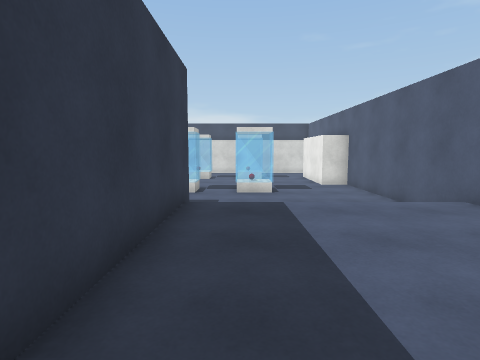
view 1 (above)

17 first-person views from a walk through a 3-D level made in the Unity game engine. The camera is 1.3 m above the floor, tilts 6° down and sees 80° across. The floor is counted in squares, 1 m on a side. Each view is taken from the middle of a square. On the plan, view 1 faces up. The plan holds only what a view shows up to about 13 squares ahead; the rest is blank. The player is left out. Surface patterns are stand-ins for the level's own textures.

view 2
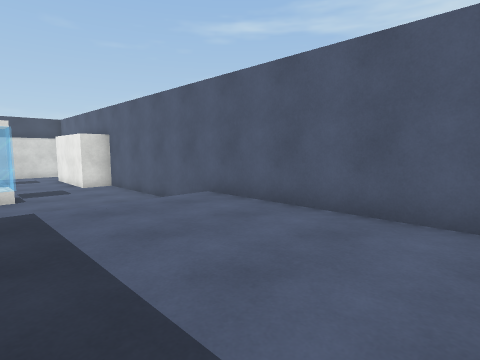

view 3
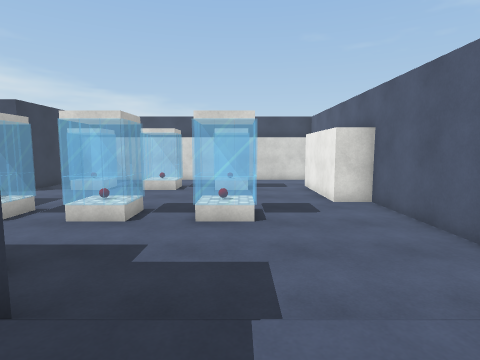

view 4
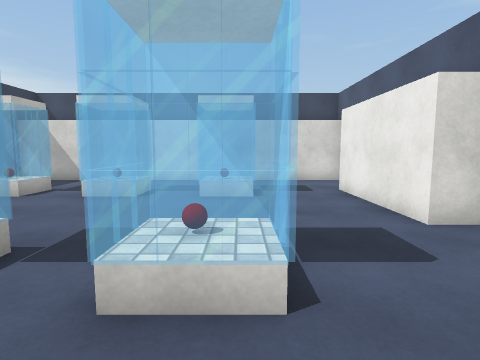

view 5
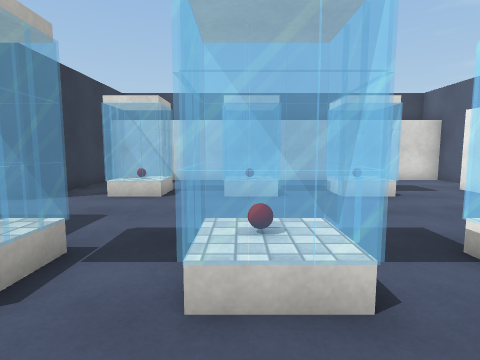

view 6
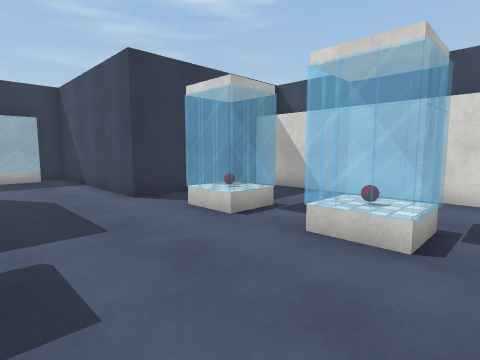

view 7
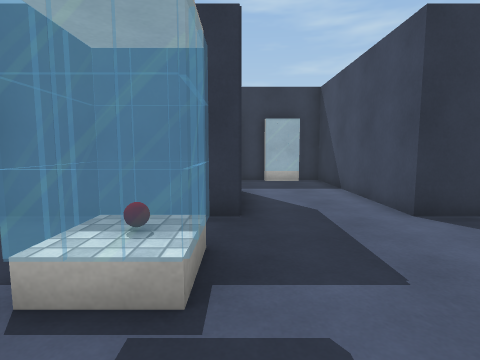

view 8
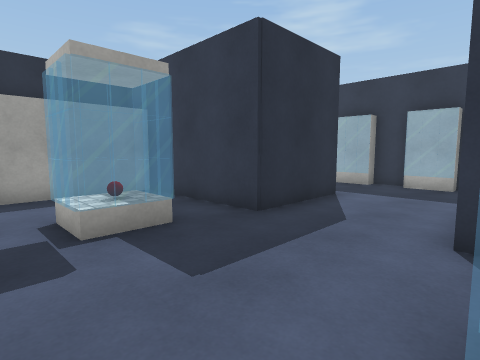

view 9
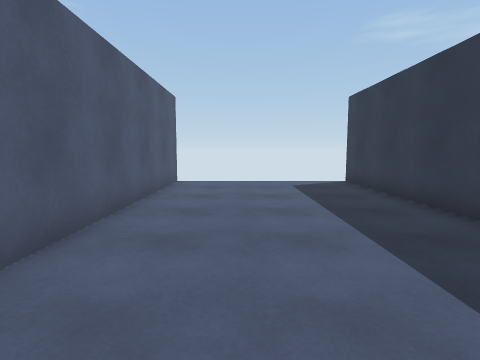

view 10
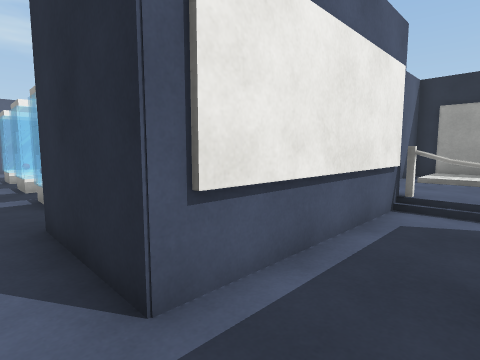

view 11
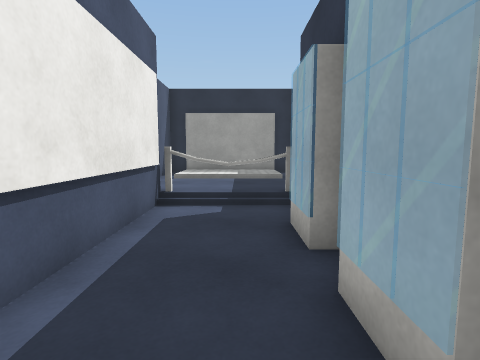

view 12
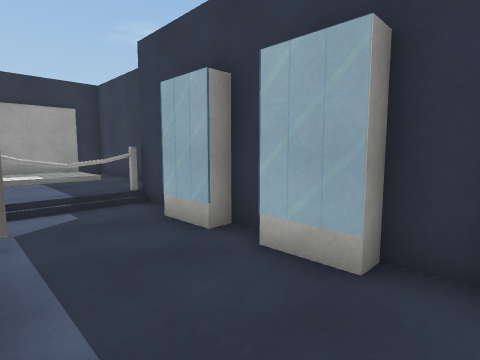

view 13
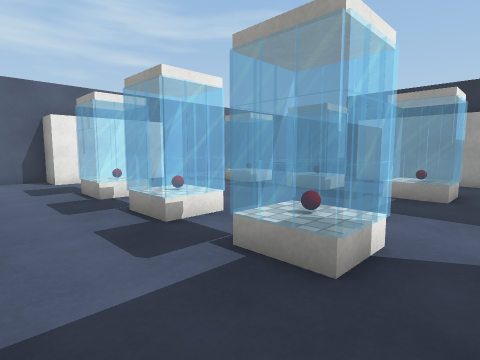

view 14
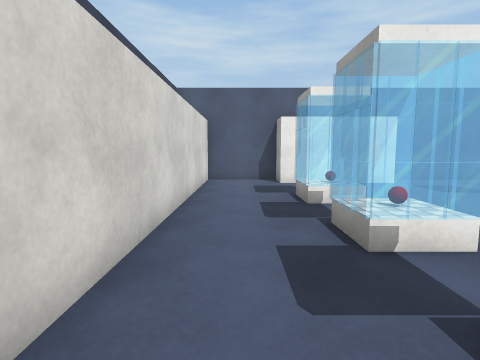

view 15
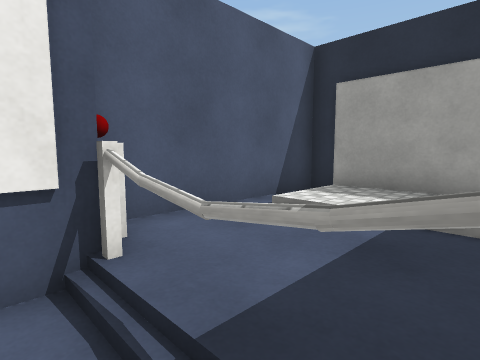

view 16
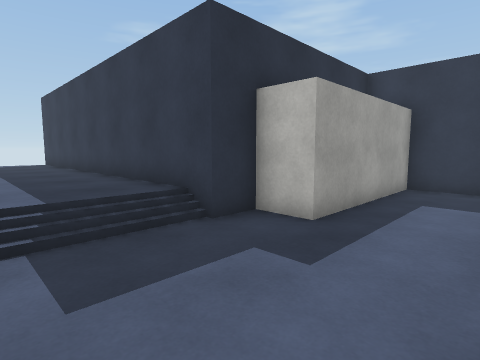

view 17
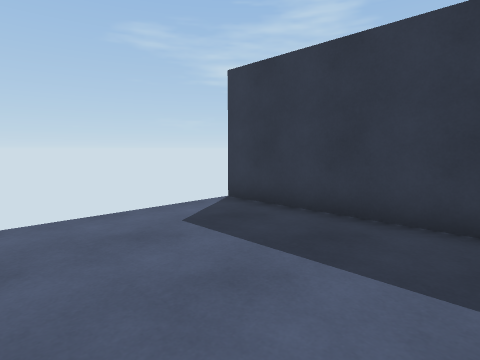

### Floor plan
Key: @ floor where view 1 was taken; # wall or solid block; . main floor; : floor 0.25 m higher than the main floor; + floor 0.5 m higher than the main floor; = window, fence, low wall or low ledge; B red ball; O other object.
Columns run from 16 left of view 1 to 6 right of it. Each row starts with its distance up from view 1.
 23        ################
 22        #..............#
 21        #..............#
 20        #..............#
 19        #.OBO.BO.OO..###
 18 ########.OOO.OO.OO..#
 17 #...................#
 16 #=..................#
 15 ##..................###
 14 ##..####..............#
 13 #=..#  #.OBO.BO.OB....#
 12 #...#  #.OOO.OO.OO....#
 11 #=..#  #..............#
 10 #=..#  #..............#
  9 #...## #######........#
  8  OOOO#       ##.......#
  7  ::::#        #+++++++#
  6  ::::#        #+++++++#
  5 #::::#        #+++++++#
  4 #++++#        #+++++++#
  3 #++++#        #+++++++#
  2 ######        #+++++++#
  1               #+++++++#
  0               #+@+++++#
 -1               #+++++++#
 -2               #+++++++#
 -3               #+++++++#
 -4               #+++++++#
 -5               #+++++++#
 -6               #       #

Where each view was taken, in squares from view 1:
view 1: 0 up, 0 right, facing up
view 2: 0 up, 0 right, facing up-right
view 3: 5 up, 1 right, facing up
view 4: 10 up, 1 right, facing up
view 5: 10 up, 3 left, facing up
view 6: 14 up, 1 left, facing up-left
view 7: 14 up, 3 left, facing left
view 8: 18 up, 4 left, facing down-left
view 9: 6 up, 3 right, facing down
view 10: 15 up, 14 left, facing down-right
view 11: 15 up, 14 left, facing down
view 12: 15 up, 12 left, facing down-left
view 13: 22 up, 8 left, facing down-right
view 14: 21 up, 7 left, facing right
view 15: 9 up, 15 left, facing down-right
view 16: 12 up, 2 right, facing down-left
view 17: 0 up, 4 right, facing down-left
